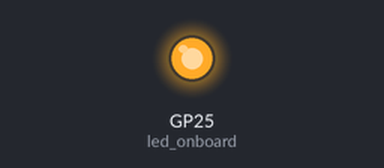
Bench run of a program on a simulated Raspberry Pi Pico running MicroPython. On the bench: output pins drawn as LEDs (lit = HIGH). WiFi joins after 1.5 s; outgoing connections fail; what the program prints to the serial console is not drawn. At 2.5 s the program stops and its outputs stay as they are.

Above: at 0.01 s.
At 1.31 s:
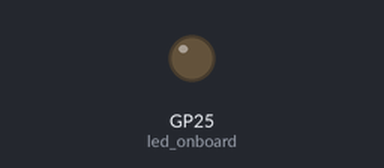
Timing chart, 0 to 2.9 s (numbered marks = the images above):
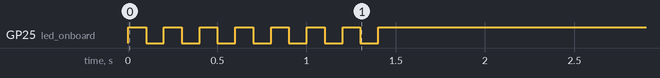

The program:

07_RP_WiFi_TCP_Client.py
```python
import machine
import network
import usocket as socket
import time

led_onboard = machine.Pin('LED', machine.Pin.OUT)
ssid = "U+Net3808"
password = "952975#94P"

server_ip = "192.168.219.140"
server_port = 23

def wifi_connect():
    wlan = network.WLAN(network.STA_IF)
    wlan.active(True)

    if not wlan.isconnected():
        print("Connecting to network...")
        wlan.connect(ssid, password)

        while not wlan.isconnected():
            led_onboard.toggle()
            time.sleep_ms(100)

        print(f"Connected to {ssid} successfully!")
        print('Network Config :', wlan.ifconfig())
        led_onboard.value(1)
        return True
    else:
        print("Already connected to network:", wlan.ifconfig())
        return True

def main():
    if wifi_connect():
        client_socket = socket.socket(socket.AF_INET, socket.SOCK_STREAM)

        try:
            server_addr = (server_ip, server_port)
            client_socket.connect(server_addr)
            print("Connected to server")

            while True:
                data_to_send = "Hello, Server!"
                client_socket.send(data_to_send.encode('utf-8'))
                print("Sent data:", data_to_send)

                data_received = client_socket.recv(1024)
                if data_received:
                    print("Received data:", data_received.decode('utf-8'))

                # time.sleep(1)

        except Exception as e:
            print("Error:", e)
        finally:
            client_socket.close()

if __name__ == "__main__":
    main()
```
